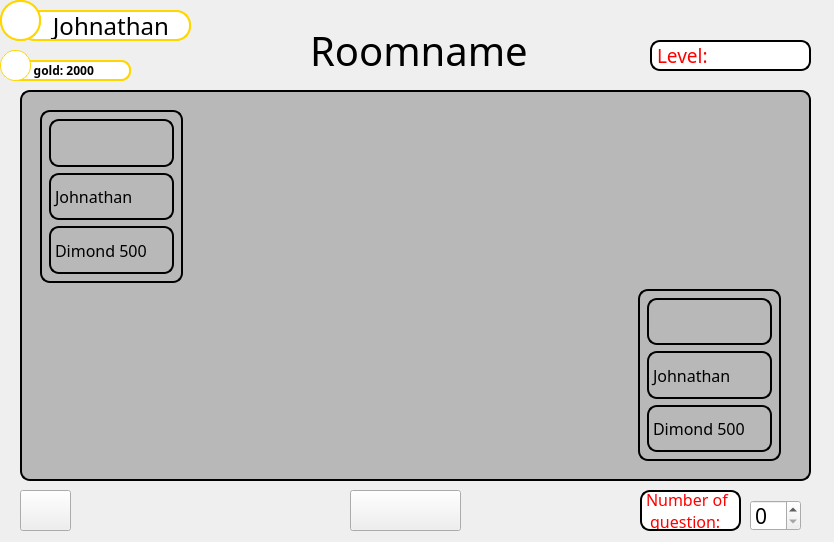
<?xml version="1.0" encoding="UTF-8"?>
<ui version="4.0">
 <class>RoomScene</class>
 <widget class="QWidget" name="RoomScene">
  <property name="geometry">
   <rect>
    <x>0</x>
    <y>0</y>
    <width>834</width>
    <height>542</height>
   </rect>
  </property>
  <property name="font">
   <font>
    <pointsize>14</pointsize>
   </font>
  </property>
  <property name="windowTitle">
   <string>Form</string>
  </property>
  <property name="styleSheet">
   <string notr="true"/>
  </property>
  <widget class="QFrame" name="frame">
   <property name="geometry">
    <rect>
     <x>20</x>
     <y>90</y>
     <width>791</width>
     <height>391</height>
    </rect>
   </property>
   <property name="styleSheet">
    <string notr="true">background-color: #b8b8b8; border: 2px solid black; border-radius: 10px;</string>
   </property>
   <property name="frameShape">
    <enum>QFrame::StyledPanel</enum>
   </property>
   <property name="frameShadow">
    <enum>QFrame::Raised</enum>
   </property>
   <widget class="QWidget" name="gridWidget_2" native="true">
    <property name="geometry">
     <rect>
      <x>20</x>
      <y>20</y>
      <width>741</width>
      <height>351</height>
     </rect>
    </property>
    <property name="styleSheet">
     <string notr="true">border: none</string>
    </property>
    <layout class="QGridLayout" name="gridLayout_2">
     <item row="0" column="1">
      <widget class="QWidget" name="myVerticalWidget_2" native="true">
       <property name="styleSheet">
        <string notr="true"/>
       </property>
       <layout class="QVBoxLayout" name="verticalLayout_3"/>
      </widget>
     </item>
     <item row="0" column="2">
      <widget class="QWidget" name="myVerticalWidget_3" native="true">
       <property name="cursor">
        <cursorShape>SizeAllCursor</cursorShape>
       </property>
       <property name="styleSheet">
        <string notr="true"/>
       </property>
       <layout class="QVBoxLayout" name="verticalLayout_5"/>
      </widget>
     </item>
     <item row="0" column="4">
      <widget class="QWidget" name="myVerticalWidget_5" native="true">
       <property name="cursor">
        <cursorShape>SizeAllCursor</cursorShape>
       </property>
       <property name="styleSheet">
        <string notr="true"/>
       </property>
       <layout class="QVBoxLayout" name="verticalLayout_7"/>
      </widget>
     </item>
     <item row="0" column="0">
      <widget class="QWidget" name="myVerticalWidget" native="true">
       <property name="cursor">
        <cursorShape>SizeAllCursor</cursorShape>
       </property>
       <property name="styleSheet">
        <string notr="true">background-color: #b8b8b8; border: 2px solid black; border-radius: 10px;</string>
       </property>
       <layout class="QVBoxLayout" name="verticalLayout_4">
        <item>
         <widget class="QLabel" name="label_12">
          <property name="styleSheet">
           <string notr="true">background-color: #b8b8b8; border: 2px solid black; border-radius: 10px;</string>
          </property>
          <property name="text">
           <string/>
          </property>
          <property name="pixmap">
           <pixmap resource="../resource.qrc">:/images/icons8-student-64.png</pixmap>
          </property>
         </widget>
        </item>
        <item>
         <widget class="QLabel" name="label_11">
          <property name="font">
           <font>
            <family>VNI-Duff</family>
            <pointsize>12</pointsize>
           </font>
          </property>
          <property name="styleSheet">
           <string notr="true">background-color: #b8b8b8; border: 2px solid black; border-radius: 10px;</string>
          </property>
          <property name="text">
           <string>Johnathan</string>
          </property>
         </widget>
        </item>
        <item>
         <widget class="QLabel" name="label_10">
          <property name="font">
           <font>
            <family>VNI-Chancery</family>
            <pointsize>12</pointsize>
           </font>
          </property>
          <property name="styleSheet">
           <string notr="true">background-color: #b8b8b8; border: 2px solid black; border-radius: 10px;</string>
          </property>
          <property name="text">
           <string>Dimond 500</string>
          </property>
         </widget>
        </item>
       </layout>
      </widget>
     </item>
     <item row="0" column="3">
      <widget class="QWidget" name="myVerticalWidget_4" native="true">
       <property name="cursor">
        <cursorShape>SizeAllCursor</cursorShape>
       </property>
       <property name="styleSheet">
        <string notr="true"/>
       </property>
       <layout class="QVBoxLayout" name="verticalLayout_6"/>
      </widget>
     </item>
     <item row="1" column="0">
      <widget class="QWidget" name="verticalWidget" native="true">
       <layout class="QVBoxLayout" name="verticalLayout"/>
      </widget>
     </item>
     <item row="1" column="4">
      <widget class="QWidget" name="myVerticalWidget_6" native="true">
       <property name="cursor">
        <cursorShape>SizeAllCursor</cursorShape>
       </property>
       <property name="styleSheet">
        <string notr="true">background-color: #b8b8b8; border: 2px solid black; border-radius: 10px;</string>
       </property>
       <layout class="QVBoxLayout" name="verticalLayout_8">
        <item>
         <widget class="QLabel" name="label_22">
          <property name="styleSheet">
           <string notr="true">background-color: #b8b8b8; border: 2px solid black; border-radius: 10px;</string>
          </property>
          <property name="text">
           <string/>
          </property>
          <property name="pixmap">
           <pixmap resource="../resource.qrc">:/images/icons8-student-64.png</pixmap>
          </property>
         </widget>
        </item>
        <item>
         <widget class="QLabel" name="label_23">
          <property name="font">
           <font>
            <family>VNI-Duff</family>
            <pointsize>12</pointsize>
           </font>
          </property>
          <property name="styleSheet">
           <string notr="true">background-color: #b8b8b8; border: 2px solid black; border-radius: 10px;</string>
          </property>
          <property name="text">
           <string>Johnathan</string>
          </property>
         </widget>
        </item>
        <item>
         <widget class="QLabel" name="label_24">
          <property name="font">
           <font>
            <family>VNI-Chancery</family>
            <pointsize>12</pointsize>
           </font>
          </property>
          <property name="styleSheet">
           <string notr="true">background-color: #b8b8b8; border: 2px solid black; border-radius: 10px;</string>
          </property>
          <property name="text">
           <string>Dimond 500</string>
          </property>
         </widget>
        </item>
       </layout>
      </widget>
     </item>
    </layout>
   </widget>
  </widget>
  <widget class="QFrame" name="frame_4">
   <property name="geometry">
    <rect>
     <x>20</x>
     <y>10</y>
     <width>171</width>
     <height>31</height>
    </rect>
   </property>
   <property name="styleSheet">
    <string notr="true">background-color: white; border: 2px solid gold; border-radius: 15px;</string>
   </property>
   <property name="frameShape">
    <enum>QFrame::StyledPanel</enum>
   </property>
   <property name="frameShadow">
    <enum>QFrame::Raised</enum>
   </property>
   <widget class="QLabel" name="label">
    <property name="geometry">
     <rect>
      <x>0</x>
      <y>0</y>
      <width>171</width>
      <height>31</height>
     </rect>
    </property>
    <property name="font">
     <font>
      <family>Berlin Sans FB</family>
      <pointsize>18</pointsize>
     </font>
    </property>
    <property name="text">
     <string>    Johnathan</string>
    </property>
   </widget>
  </widget>
  <widget class="QFrame" name="frame_2">
   <property name="geometry">
    <rect>
     <x>0</x>
     <y>0</y>
     <width>41</width>
     <height>41</height>
    </rect>
   </property>
   <property name="styleSheet">
    <string notr="true">background-color: white; border: 2px solid gold; border-radius: 20px;</string>
   </property>
   <property name="frameShape">
    <enum>QFrame::StyledPanel</enum>
   </property>
   <property name="frameShadow">
    <enum>QFrame::Raised</enum>
   </property>
   <widget class="QFrame" name="frame_3">
    <property name="geometry">
     <rect>
      <x>0</x>
      <y>0</y>
      <width>41</width>
      <height>41</height>
     </rect>
    </property>
    <property name="styleSheet">
     <string notr="true">background-image: url(:/images/icons8-student-41.png);
background-repeat: no-repeat;
background-position: center;
background-size: contain; 
max-width: 200px;
max-height: 200px;
border-radius: 20px;</string>
    </property>
    <property name="frameShape">
     <enum>QFrame::StyledPanel</enum>
    </property>
    <property name="frameShadow">
     <enum>QFrame::Raised</enum>
    </property>
   </widget>
  </widget>
  <widget class="QFrame" name="frame_5">
   <property name="geometry">
    <rect>
     <x>10</x>
     <y>60</y>
     <width>121</width>
     <height>21</height>
    </rect>
   </property>
   <property name="styleSheet">
    <string notr="true">background-color: white; border: 2px solid gold; border-radius: 10px;</string>
   </property>
   <property name="frameShape">
    <enum>QFrame::StyledPanel</enum>
   </property>
   <property name="frameShadow">
    <enum>QFrame::Raised</enum>
   </property>
   <widget class="QLabel" name="label_2">
    <property name="geometry">
     <rect>
      <x>0</x>
      <y>0</y>
      <width>121</width>
      <height>21</height>
     </rect>
    </property>
    <property name="font">
     <font>
      <family>Swis721 Ex BT</family>
      <bold>true</bold>
     </font>
    </property>
    <property name="text">
     <string>      gold: 2000</string>
    </property>
   </widget>
  </widget>
  <widget class="QFrame" name="frame_7">
   <property name="geometry">
    <rect>
     <x>0</x>
     <y>50</y>
     <width>31</width>
     <height>31</height>
    </rect>
   </property>
   <property name="styleSheet">
    <string notr="true">background-color: white; border-radius: 15px; border: 1px solid gold;
background-image: url(:/images/icons8-gold-medal-30.png);
</string>
   </property>
   <property name="frameShape">
    <enum>QFrame::StyledPanel</enum>
   </property>
   <property name="frameShadow">
    <enum>QFrame::Raised</enum>
   </property>
  </widget>
  <widget class="QPushButton" name="playBtn">
   <property name="geometry">
    <rect>
     <x>350</x>
     <y>490</y>
     <width>111</width>
     <height>41</height>
    </rect>
   </property>
   <property name="styleSheet">
    <string notr="true">image: url(:/images/Play-Now-Button.png);</string>
   </property>
   <property name="text">
    <string/>
   </property>
  </widget>
  <widget class="QLabel" name="roomname">
   <property name="geometry">
    <rect>
     <x>310</x>
     <y>30</y>
     <width>251</width>
     <height>41</height>
    </rect>
   </property>
   <property name="font">
    <font>
     <family>Showcard Gothic</family>
     <pointsize>30</pointsize>
    </font>
   </property>
   <property name="text">
    <string>Roomname</string>
   </property>
  </widget>
  <widget class="QLabel" name="level">
   <property name="geometry">
    <rect>
     <x>650</x>
     <y>40</y>
     <width>161</width>
     <height>31</height>
    </rect>
   </property>
   <property name="font">
    <font>
     <family>Lucida Handwriting</family>
     <pointsize>14</pointsize>
    </font>
   </property>
   <property name="styleSheet">
    <string notr="true">background-color: white; border: 2px solid color ; border-radius: 10px;
color: rgb(255, 0, 0);</string>
   </property>
   <property name="text">
    <string>Level:</string>
   </property>
  </widget>
  <widget class="QPushButton" name="back">
   <property name="geometry">
    <rect>
     <x>20</x>
     <y>490</y>
     <width>51</width>
     <height>41</height>
    </rect>
   </property>
   <property name="styleSheet">
    <string notr="true">image: url(:/images/pngwing.com.png);</string>
   </property>
   <property name="text">
    <string/>
   </property>
  </widget>
  <widget class="QSpinBox" name="spinBoxNo">
   <property name="geometry">
    <rect>
     <x>750</x>
     <y>500</y>
     <width>51</width>
     <height>31</height>
    </rect>
   </property>
   <property name="font">
    <font>
     <family>GeoSlab703 Md BT</family>
     <pointsize>16</pointsize>
    </font>
   </property>
   <property name="styleSheet">
    <string notr="true"/>
   </property>
  </widget>
  <widget class="QLabel" name="noquestion">
   <property name="geometry">
    <rect>
     <x>640</x>
     <y>490</y>
     <width>101</width>
     <height>41</height>
    </rect>
   </property>
   <property name="font">
    <font>
     <family>Lucida Handwriting</family>
     <pointsize>12</pointsize>
    </font>
   </property>
   <property name="styleSheet">
    <string notr="true">background-color: white; border: 2px solid color ; border-radius: 10px;
image: url(:/images/white.jpg);
color: rgb(255, 0, 0);</string>
   </property>
   <property name="text">
    <string>Number of
 question:</string>
   </property>
  </widget>
 </widget>
 <resources>
  <include location="../resource.qrc"/>
 </resources>
 <connections/>
</ui>
